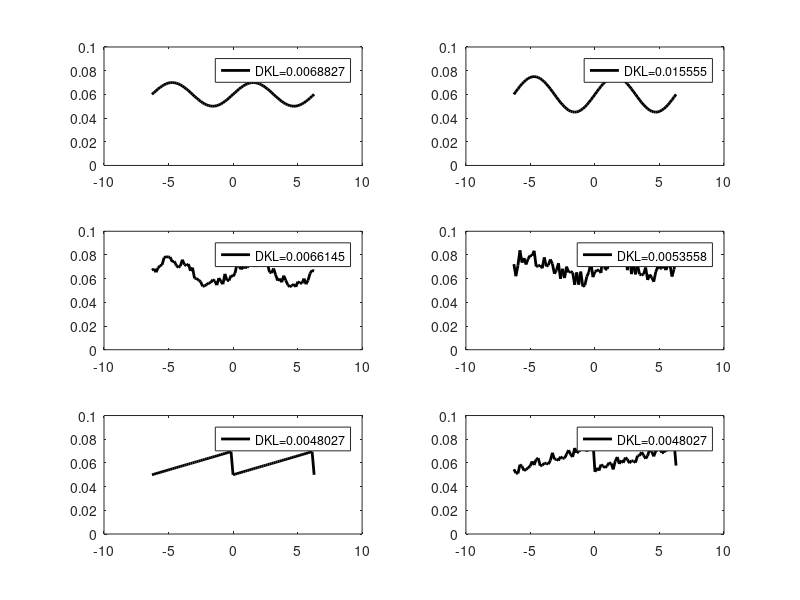

Reproduce this figure in MATLAB.

x=-2*pi:2*pi/40:2*pi;
q=ones(length(x),1)*4*pi/length(x);
q=q/sum(q);

subplot(3,2,1)
y1=0.06+sin(x)*0.01;
p1=y1/sum(y1);
dkl1=sum((p1+eps).*log((p1./q')+eps));
plot(x,y1,'k','Linewidth',2)
legend(strcat('DKL=',num2str(dkl1)))
ylim([0 0.1])
%xlim([-3*pi/2 3*pi/2])

subplot(3,2,2)
y2=0.06+sin(x)*0.015;
p2=y2/sum(y2);
dkl2=sum((p2+eps).*log((p2./q')+eps));
plot(x,y2,'k','linewidth',2)
ylim([0 0.1])
legend(strcat('DKL=',num2str(dkl2)))
%xlim([-3*pi/2 3*pi/2])

subplot(3,2,3)
y3=0.06+sin(x)*0.01+0.01*rand(size(x));
p3=y3/sum(y3);
dkl3=sum((p3+eps).*log((p3./q')+eps));
plot(x,y3,'k','Linewidth',2)
ylim([0 0.1])
legend(strcat('DKL=',num2str(dkl3)))
%xlim([-3*pi/2 3*pi/2])

subplot(3,2,4)
y4=0.06+sin(x)*0.01+0.02*rand(size(x));
p4=y4/sum(y4);
dkl4=sum((p4+eps).*log((p4./q')+eps));
plot(x,y4,'k','Linewidth',2)
ylim([0 0.1])
legend(strcat('DKL=',num2str(dkl4)))
%xlim([-3*pi/2 3*pi/2])

subplot(3,2,5)
y5=0.01*sawtooth(x)+0.06;
p5=y5/sum(y5);
dkl5=sum((p5+eps).*log((p5./q')+eps));
plot(x,y5,'k','Linewidth',2)
ylim([0 0.1])
legend(strcat('DKL=',num2str(dkl5)))
%xlim([-3*pi/2 3*pi/2])


subplot(3,2,6)
y6=0.01*sawtooth(x)+0.06+0.01*rand(size(x));
p6=y6/sum(y6);
dkl6=sum((p6+eps).*log((p6./q')+eps));
plot(x,y6,'k','Linewidth',2)
ylim([0 0.1])
legend(strcat('DKL=',num2str(dkl5)))
%xlim([-3*pi/2 3*pi/2])